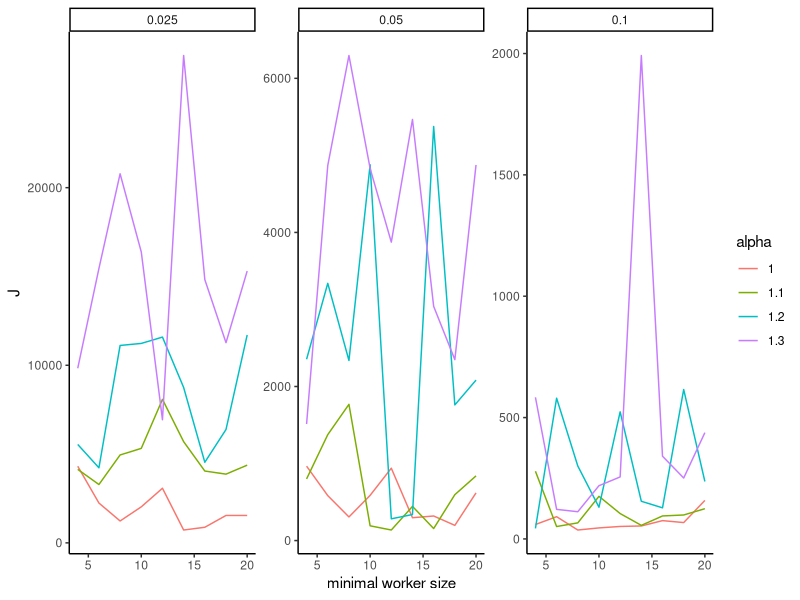

Generate this figure with R: (Note: this script raises an error after producing the figure.)
# Wed Mar 17 18:38:10 2021 ------------------------------
rm(list=ls())
####  Colony function: Simulates the growth of a single Colony/ Sample
COLONY <- function(SMIN,DMIN,alpha,PROD,MORT,TMAX,MAXEGG,QUEEN_size) {
  wn<-numeric(TMAX)  # worker number
  BEES<-data.frame(wbirth=numeric(),wsize=numeric(),wadult=numeric(),wdeath=numeric())
  Q_death<-TMAX
  ## Loop over Timesteps
  for (t in 1:TMAX) {
    ## 1   :: volkszählung worker number at current timestep 
    wn[t]<-nrow(BEES)
    ## 2   ::  Becoming adult
    if (wn[t]>0) {
      x<-((BEES$wbirth <= (t-DMIN)) & (BEES$wsize >= SMIN))
      BEES$wadult<-as.numeric(x) 
    }
    ## 3 bringing in / calculating resources at current timestep
    res<-sum(BEES[BEES$wadult==1,]$wsize^alpha)*PROD
    #### 4  Rules for Queens participation:
    ## Queen can only forage, if alive and no workers present:
    if (QUEEN_died==0 & sum(BEES$wadult)<1 ) {
      res<-((QUEEN_size^alpha)*PROD) # Queens net resources
      QUEEN_died<-rbinom(1, 1, MORT)  # Queens mortality 
      if (QUEEN_died) {Q_death<-t }   # mark death 
    }
    ## 5 calculate number of brood and resources needed for them
    brut<-nrow(BEES[BEES$wsize<SMIN,]) # number of bees to feed
    bedarf<-(SMIN/DMIN)*brut           # resources needed for them
    n.layed<-0                         # number of eggs 
    # decide and add eggs to colony
    if (QUEEN_died==0) {
      n.layed<-ifelse(res>bedarf,1,0)*round((res-bedarf)/(SMIN/DMIN),digits = 0)
    }
    n.layed<-min(n.layed,MAXEGG) # number of layed eggs cant exceed maxegg
    if(n.layed > 0){
      EGGS<-matrix(0,n.layed,4)  # create n.layed number of eggs
      EGGS[,1]<-t                # current timestep as birthdate
      colnames(EGGS)<-colnames(BEES)
      BEES<-rbind(BEES,EGGS) 
    }
    ### Feeding the brood
    brut<-nrow(BEES[BEES$wsize<SMIN,])   # update number of bees to feed
    if (brut>0) {
      BEES[BEES$wsize<SMIN,]$wsize<-BEES[BEES$wsize<SMIN,]$wsize+(res/brut)
    }
    ## Dying
    if(sum(BEES$wadult)>=1){
      # only let adult workers die
      BEES$wdeath[1:length(BEES$wdeath)] <- rbinom(nrow(BEES), 1, MORT) * (BEES$wadult[1:length(BEES$wdeath)]==1)
    }
    BEES<-subset(BEES[1:length(BEES$wdeath),],wdeath == 0)## only choose alive workers
  }
  wnT<-nrow(BEES)   # number of workers at last timestep
  res_to_ad<-sum(SMIN-BEES[BEES$wsize<SMIN,]$wsize) ## resources missing for brood
  J<-(((SMIN^alpha)*wnT*PROD)*1/MORT)-res_to_ad ## optimization criterion J
  return(c(wnT,J, Q_death))
}

#### HYMENOPTERA COLONY SIMULATION loop for multiple Samples:.
####################   SImulation loop Function::
SIM <- function(SMIN,runs,alpha,PROD, MORT,TMAX,QUEEN_size) {
  xm<-matrix(0,runs*length(SMIN)*length(alpha)*length(MORT), 8) # output table
  colnames(xm)<-c( "MORT" ,"alpha","SMIN","DMIN","rep_nr","wnT","J","QueenTDeath")
  k=0     ## Track current row for output table
  for (M in 1:length(MORT)){ 
    for (a in 1:length(alpha)){
      for(S in 1:length(SMIN)){
        for (i in 1:runs) {
          DMIN_i = (SMIN[S]+min_T)   # calculate current DMIN
          erg<-COLONY(TMAX=TMAX,     # insert Simulation values
                      SMIN = SMIN[S],
                      DMIN=DMIN_i,
                      alpha = alpha[a],
                      MORT = MORT[M],
                      PROD = PROD,
                      QUEEN_size = QUEEN_size,
                      MAXEGG = MAXEGG)
          k<-k+1 # set output row
          xm[k,]<-c(MORT[M],alpha[a],SMIN[S],DMIN_i,i, erg) # fill output row k
        }
      }
    }
  }
  SIM_res<-as.data.frame(xm)
  return(SIM_res)
}

############## Experiment:

runs = 3       # number of replicates for each comb of parameters

###### Parameters:
QUEEN_size<-10          # Size of the Queen
QUEEN_died<-0           # Queen is not dead
alpha<-seq(1,1.3,0.1)   # alpha (foraging size bonus) 
SMIN<-seq(4,20,2)       # minimal worker sizes
MORT<-c(0.025,0.05,0.1) # Mortality risks
PROD = 0.2              # Productivity rate foragers
TMAX = 45               # number of timesteps
MAXEGG =8               # maximal number of eggs per timesteps
min_T=5                 # addition to Smin for calculating minimal development time (DMIN)

#### Start Simulation ####
# Sys.time()
seed<-123
set.seed(seed)
sim<-SIM(SMIN,runs, alpha, PROD,MORT,TMAX,QUEEN_size)
# Sys.time()

#saveRDS(sim,file = "Desktop/R_modeling_course/SIM_DATA")

###### analysis & plotting ######

library(dplyr)
library(ggplot2)

SIM_PLOT_1<-sim%>% mutate(alpha=as.factor(alpha),
                               QUEEN_died=ifelse(sim$QueenTDeath==TMAX,0,1)) %>%  
  group_by(SMIN,MORT,alpha) %>% 
  #filter(QUEEN_died==0) %>% 
  summarise(J=mean(J))%>% 
  ggplot(aes(SMIN,J, col=alpha))+
  geom_line()+
  scale_color_discrete()+
  xlab("minimal worker size")+
  facet_wrap(.~MORT,scales = 'free')+theme_classic()





ggsave("Desktop/R_modeling_course/lineplot",plot = SIM_PLOT_1,device = 'png',)
#ggsave("Desktop/R_modeling_course/densitplot",plot = PLOT_density,device = 'png')


### TODO anteil gestorbene Königinnen

Q_mort_plot<-sim%>% mutate(alpha=as.factor(alpha),
                           MORT=as.factor(MORT),
                           QUEEN_died=ifelse(sim$QueenTDeath==TMAX,0,1)) %>%  
  group_by(SMIN,alpha) %>% 
  summarise(mean_Queen_death_time=mean(QueenTDeath))%>% 
  ggplot(aes(SMIN,mean_Queen_death_time,col=alpha))+
  geom_line()+
  scale_color_discrete()+
  xlab("minimal worker size")+
  ylab("avg. death time of Queen")+ theme_classic()


ggsave("Desktop/R_modeling_course/Protokoll/Q_mort_plot.png",plot = Q_mort_plot,device = 'png')
